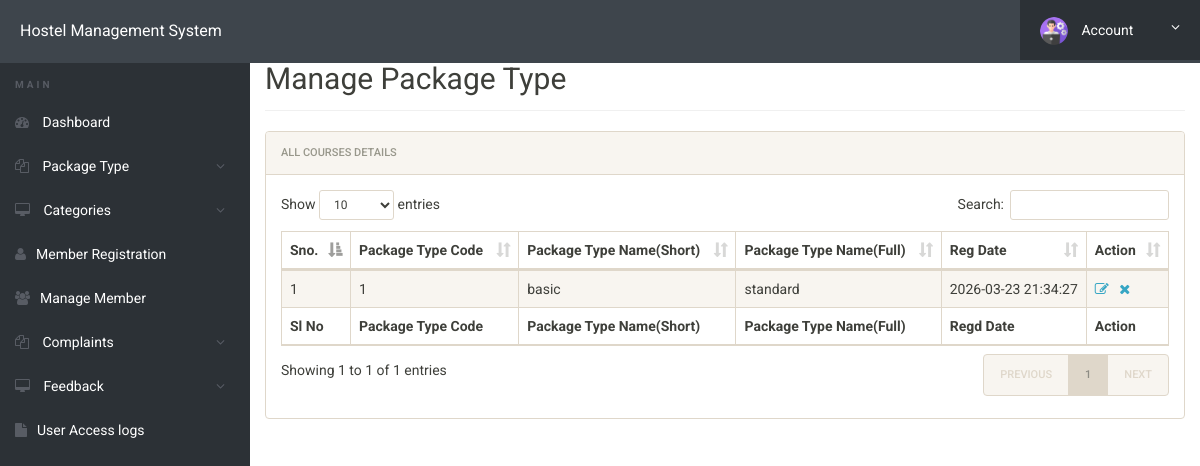
Screenshot of /admin/manage-courses.php (signed in) with the database file from the repository.
### tables this page shows
CREATE TABLE `courses` (
  `id` int(11) NOT NULL,
  `course_code` varchar(255) DEFAULT NULL,
  `course_sn` varchar(255) DEFAULT NULL,
  `course_fn` varchar(255) DEFAULT NULL,
  `posting_date` timestamp NULL DEFAULT current_timestamp()
);

### admin/manage-courses.php (the view, shortened to what this page needs)
<?php
include('includes/config.php');
?>
<!doctype html>
<html lang="en" class="no-js">
<head>
    <link rel="stylesheet" href="css/font-awesome.min.css">
    <link rel="stylesheet" href="css/bootstrap.min.css">
    <link rel="stylesheet" href="css/dataTables.bootstrap.min.css">
    <link rel="stylesheet" href="css/bootstrap-social.css">
    <link rel="stylesheet" href="css/bootstrap-select.css">
    <link rel="stylesheet" href="css/fileinput.min.css">
    <link rel="stylesheet" href="css/awesome-bootstrap-checkbox.css">
    <link rel="stylesheet" href="css/style.css">
</head>
<body>
    <?php include('includes/header.php');?>
    <div class="ts-main-content">
        <?php include('includes/sidebar.php');?>
        <div class="content-wrapper">
            <div class="container-fluid">
                <div class="row">
                    <div class="col-md-12">
                        <h2 class="page-title" style="margin-top:4%">Manage Package Type</h2>
                        <div class="panel panel-default">
                            <div class="panel-heading">All Courses Details</div>
                            <div class="panel-body">
                                <table id="zctb" class="display table table-striped table-bordered table-hover"
                                    cellspacing="0" width="100%">
                                    <thead>
                                        <tr>
                                            <th>Sno.</th>
                                            <th>Package Type Code</th>
                                            <th>Package Type Name(Short)</th>
                                            <th>Package Type Name(Full)</th>
                                            <th>Reg Date </th>
                                            <th>Action</th>
                                        </tr>
                                    </thead>
                                    <tfoot>
                                        <tr>
                                            <th>Sl No</th>
                                            <th>Package Type Code</th>
                                            <th>Package Type Name(Short)</th>
                                            <th>Package Type Name(Full)</th>
                                            <th>Regd Date</th>
                                            <th>Action</th>
                                        </tr>
                                    </tfoot>
                                    <tbody>
                                        <?php
$ret="select * from courses";
$stmt= $mysqli->prepare($ret) ;
$stmt->execute() ;
$res=$stmt->get_result();
$cnt=1;
while($row=$res->fetch_object())
	  {
	  	?>
                                        <tr>
                                            <td><?php echo $cnt;;?></td>
                                            <td><?php echo $row->course_code;?></td>
                                            <td><?php echo $row->course_sn;?></td>
                                            <td><?php echo $row->course_fn;?></td>
                                            <td><?php echo $row->posting_date;?></td>
                                            <td><a href="edit-course.php?id=<?php echo $row->id;?>"><i
                                                        class="fa fa-edit"></i></a>&nbsp;&nbsp;
                                                <a href="manage-courses.php?del=<?php echo $row->id;?>"
                                                    onclick="return confirm(" Do you want to delete");"><i
                                                        class="fa fa-close"></i></a>
                                            </td>
                                        </tr>
                                        <?php
$cnt=$cnt+1;
									 } ?>
                                    </tbody>
                                </table>
                            </div>
                        </div>
                    </div>
                </div>
            </div>
        </div>
    </div>
</body>
</html>

### admin/css/style.css (style rules this page uses)
html { font-size: 14px; }
@media only screen and (min-width: 480px) { html { font-size: 17px; } }
@media only screen and (min-width: 768px) { html { font-size: 14px; } }
body { font-size: 1em; }
a { color: #37a6c4; }
.panel { overflow: hidden; }
.page-title { padding-bottom: 15px; margin-bottom: 20px; border-bottom: 1px solid #f0f0f0; }
.ts-main-content .content-wrapper { padding-top: 15px; margin-top: 10px; }
@media only screen and (min-width: 992px) { .ts-main-content .content-wrapper { margin-left: 250px; } }

### rows the page displays
courses: course_code "1", course_sn "basic", course_fn "standard", posting_date "2026-03-23 21:34:27"
